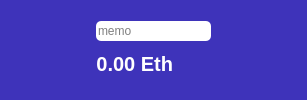
             <widget class="QFrame" name="frame_18">
              <property name="minimumSize">
               <size>
                <width>0</width>
                <height>100</height>
               </size>
              </property>
              <property name="styleSheet">
               <string notr="true">background-color: rgb(62, 51, 186); border-radius: 10px;</string>
              </property>
              <property name="frameShape">
               <enum>QFrame::StyledPanel</enum>
              </property>
              <property name="frameShadow">
               <enum>QFrame::Raised</enum>
              </property>
              <layout class="QHBoxLayout" name="horizontalLayout_4">
               <property name="leftMargin">
                <number>18</number>
               </property>
               <property name="topMargin">
                <number>18</number>
               </property>
               <property name="rightMargin">
                <number>18</number>
               </property>
               <property name="bottomMargin">
                <number>18</number>
               </property>
               <item>
                <widget class="QPushButton" name="pushButton_4">
                 <property name="styleSheet">
                  <string notr="true"/>
                 </property>
                 <property name="text">
                  <string/>
                 </property>
                 <property name="icon">
                  <iconset>
                   <normaloff>icons/download_icon.png</normaloff>icons/download_icon.png</iconset>
                 </property>
                 <property name="iconSize">
                  <size>
                   <width>32</width>
                   <height>32</height>
                  </size>
                 </property>
                </widget>
               </item>
               <item>
                <spacer name="horizontalSpacer_4">
                 <property name="orientation">
                  <enum>Qt::Horizontal</enum>
                 </property>
                 <property name="sizeHint" stdset="0">
                  <size>
                   <width>40</width>
                   <height>20</height>
                  </size>
                 </property>
                </spacer>
               </item>
               <item>
                <layout class="QVBoxLayout" name="verticalLayout_14">
                 <item>
                  <widget class="QLineEdit" name="lineEdit">
                   <property name="minimumSize">
                    <size>
                     <width>0</width>
                     <height>20</height>
                    </size>
                   </property>
                   <property name="styleSheet">
                    <string notr="true">background-color: white; border-radius: 5px;</string>
                   </property>
                   <property name="placeholderText">
                    <string>memo</string>
                   </property>
                  </widget>
                 </item>
                 <item>
                  <layout class="QHBoxLayout" name="horizontalLayout_16">
                   <item>
                    <widget class="QLabel" name="label_3">
                     <property name="styleSheet">
                      <string notr="true">color:white;
font-size: 20px;
font-weight: bold;
</string>
                     </property>
                     <property name="text">
                      <string>0.00 Eth</string>
                     </property>
                     <property name="alignment">
                      <set>Qt::AlignRight|Qt::AlignTrailing|Qt::AlignVCenter</set>
                     </property>
                    </widget>
                   </item>
                   <item>
                    <layout class="QVBoxLayout" name="verticalLayout_15">
                     <property name="spacing">
                      <number>0</number>
                     </property>
                     <item>
                      <widget class="QPushButton" name="pushButton">
                       <property name="sizePolicy">
                        <sizepolicy hsizetype="Fixed" vsizetype="Fixed">
                         <horstretch>0</horstretch>
                         <verstretch>0</verstretch>
                        </sizepolicy>
                       </property>
                       <property name="text">
                        <string/>
                       </property>
                       <property name="icon">
                        <iconset>
                         <normaloff>icons/up_arrow.png</normaloff>icons/up_arrow.png</iconset>
                       </property>
                      </widget>
                     </item>
                     <item>
                      <widget class="QPushButton" name="pushButton_2">
                       <property name="sizePolicy">
                        <sizepolicy hsizetype="Fixed" vsizetype="Fixed">
                         <horstretch>0</horstretch>
                         <verstretch>0</verstretch>
                        </sizepolicy>
                       </property>
                       <property name="text">
                        <string/>
                       </property>
                       <property name="icon">
                        <iconset>
                         <normaloff>icons/down_arrow.png</normaloff>icons/down_arrow.png</iconset>
                       </property>
                      </widget>
                     </item>
                    </layout>
                   </item>
                  </layout>
                 </item>
                </layout>
               </item>
               <item>
                <spacer name="horizontalSpacer_5">
                 <property name="orientation">
                  <enum>Qt::Horizontal</enum>
                 </property>
                 <property name="sizeHint" stdset="0">
                  <size>
                   <width>40</width>
                   <height>20</height>
                  </size>
                 </property>
                </spacer>
               </item>
               <item>
                <widget class="QPushButton" name="pushButton_3">
                 <property name="styleSheet">
                  <string notr="true"/>
                 </property>
                 <property name="text">
                  <string/>
                 </property>
                 <property name="icon">
                  <iconset>
                   <normaloff>icons/paper_plane_icon.png</normaloff>icons/paper_plane_icon.png</iconset>
                 </property>
                 <property name="iconSize">
                  <size>
                   <width>32</width>
                   <height>32</height>
                  </size>
                 </property>
                </widget>
               </item>
              </layout>
             </widget>
